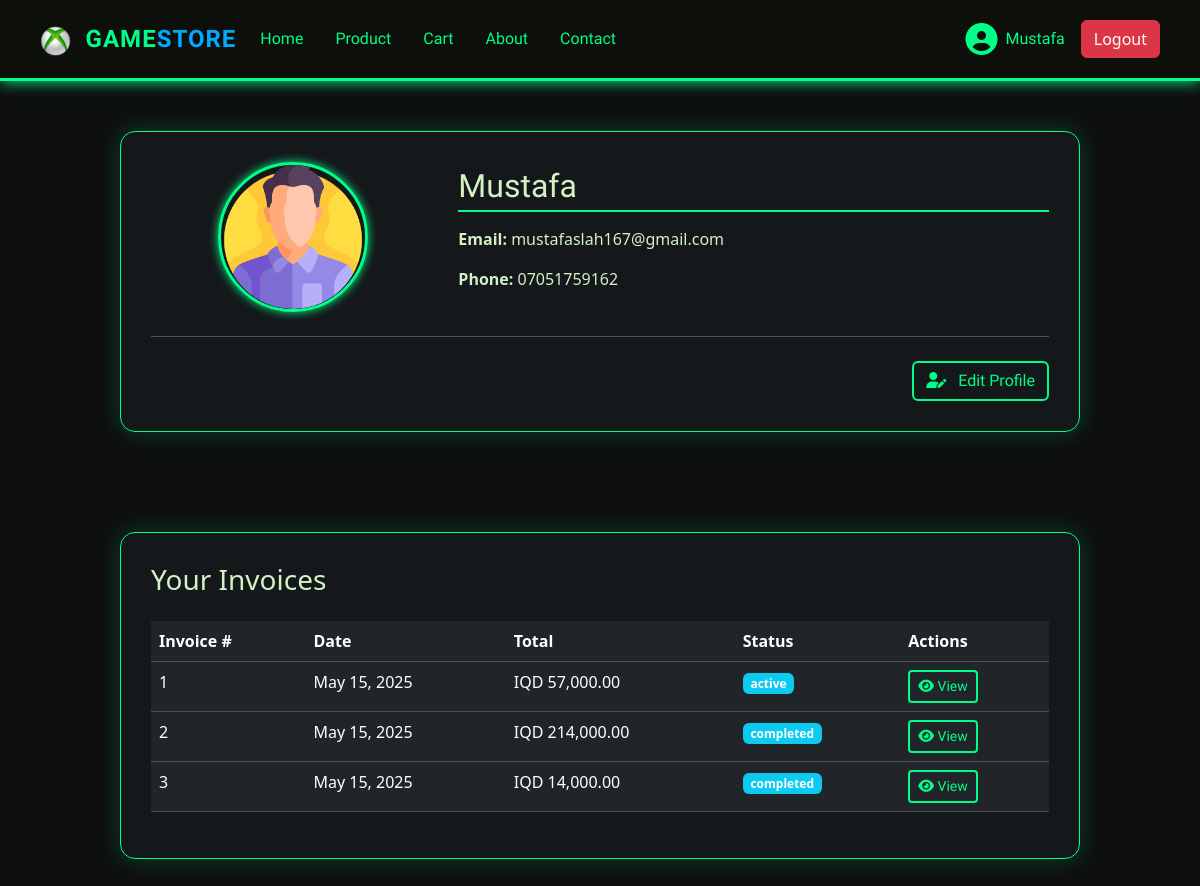
The app's page /profile.php (signed in) with its own data.
### tables this page shows
CREATE TABLE `customers` (
  `id` int(11) NOT NULL,
  `customer_name` varchar(40) NOT NULL,
  `customer_email` varchar(150) NOT NULL,
  `customer_phone` varchar(12) NOT NULL,
  `customer_password` text NOT NULL,
  `customer_image` text NOT NULL,
  `created_at` date NOT NULL DEFAULT current_timestamp()
);

CREATE TABLE `invoices` (
  `id` int(11) NOT NULL,
  `customer_id` int(11) NOT NULL,
  `location` varchar(50) NOT NULL,
  `quantity` int(11) NOT NULL,
  `delivery_price` double NOT NULL,
  `total_price` double NOT NULL,
  `status` enum('waiting','active','delivering','completed','canceled') NOT NULL,
  `created_at` date NOT NULL DEFAULT current_timestamp()
);

### app/php/admin/customer/functions.php (called while the page is built, shortened)
<?php
function getCustomerById($customerId) {
    global $connect;
    try {
        $sql = "SELECT * FROM customers WHERE id = :customer_id";
        $stmt = $connect->prepare($sql);
        $stmt->bindParam(':customer_id', $customerId, PDO::PARAM_INT);
        $stmt->execute();
        return $stmt->fetch(PDO::FETCH_ASSOC);
    } catch (PDOException $e) {
        error_log("Error getting customer by ID: " . $e->getMessage());
        return false;
    }
}

### app/php/admin/invoice/functions.php (called while the page is built, shortened)
<?php
function getInvoicesByCustomerId($customerId)
{
    global $connect;
    try {
        $sql = "SELECT * FROM invoices WHERE customer_id = :customer_id";
        $stmt = $connect->prepare($sql);
        $stmt->bindParam(':customer_id', $customerId, PDO::PARAM_INT);
        $stmt->execute();
        return $stmt->fetchAll(PDO::FETCH_ASSOC);
    } catch (PDOException $e) {
        error_log("Error getting invoices by customer ID: " . $e->getMessage());
        return false;
    }
}

### profile.php (the view, shortened to what this page needs)
<?php
include "app/php/config/config.php";
include 'components/app.php';
include "app/php/admin/customer/functions.php";
include "app/php/admin/invoice/functions.php";
$customer = getCustomerById($_SESSION['customer_id']);
?>
<div class="profile-container">
  <div class="profile-card">
    <div class="row g-4 align-items-center">
      <div class="col-md-4 text-center">
        <img src="public/avatar/<?php echo $customer['customer_image'] ?>" alt="Profile" class="profile-img">
      </div>
      <div class="col-md-8">
        <h2 class="info-title"><?php echo $customer['customer_name'] ?></h2>
        <p><strong>Email:</strong> <?php echo $customer['customer_email'] ?></p>
        <?php if ($customer['customer_phone']): ?>
          <p><strong>Phone:</strong> <?php echo $customer['customer_phone'] ?></p>
        <?php endif; ?>
      </div>
    </div>
    <hr class="my-4 border-light">
    <div class="row text-md-end">
      <div class="col-md-12 d-flex flex-wrap gap-3 justify-content-md-end justify-content-center">
        <button class="btn btn-neon icon-btn"><i class="fas fa-user-edit"></i> Edit Profile</button>
      </div>
    </div>
  </div>
</div>
<div class="profile-container">
  <div class="profile-card">
    <h3 class="mb-4">Your Invoices</h3>
    <?php
    $invoices = getInvoicesByCustomerId($_SESSION['customer_id']);
    if (empty($invoices)) {
      echo '<div class="alert alert-info">You have no invoices yet.</div>';
    } else {
    ?>
      <div class="table-responsive">
        <table class="table table-dark table-hover">
          <thead>
            <tr>
              <th>Invoice #</th>
              <th>Date</th>
              <th>Total</th>
              <th>Status</th>
              <th>Actions</th>
            </tr>
          </thead>
          <tbody>
            <?php foreach ($invoices as $index => $invoice) : ?>
              <tr>
                <td><?php echo $index + 1; ?></td>
                <td><?php echo date('M d, Y', strtotime($invoice['created_at'])); ?></td>
                <td><?php echo 'IQD ' . number_format($invoice['total_price'], 2); ?></td>
                <td>
                  <?php
                  $statusClass = '';
                  switch (strtolower($invoice['status'])) {
                    default:
                      $statusClass = 'info';
                  }
                  ?>
                  <span class="badge bg-<?php echo $statusClass; ?>">
                    <?php echo $invoice['status']; ?>
                  </span>
                </td>
                <td>
                  <a href="order-details.php?id=<?php echo $invoice['id']; ?>" class="btn btn-sm btn-neon">
                    <i class="fas fa-eye"></i> View
                  </a>
                </td>
              </tr>
            <?php endforeach; ?>
          </tbody>
        </table>
      </div>
    <?php } ?>
  </div>
</div>
<?php include 'components/footer.php'; ?>

### public/css/profile.css (style rules this page uses)
body { background-color: #0e0f11; color: #d4f1c5; font-family: 'Segoe UI', Tahoma, Geneva, Verdana, sans-serif; }
.profile-container { max-width: 1000px; margin: auto; padding: 50px 20px; }
.profile-card { background: rgba(22, 26, 29, 0.9); border: 1px solid #00ff88; border-radius: 15px; padding: 30px; box-shadow: 0 0 25px rgba(0, 255, 136, 0.2); backdrop-filter: blur(10px); }
.profile-img { width: 150px; height: 150px; object-fit: cover; border-radius: 50%; border: 3px solid #00ff88; box-shadow: 0 0 10px #00ff88; }
.btn-neon { background-color: transparent; color: #00ff88; border: 2px solid #00ff88; font-family: 'Orbitron', sans-serif; transition: all 0.3s ease; }
.info-title { font-family: 'Orbitron', sans-serif; border-bottom: 2px solid #00ff88; padding-bottom: 5px; margin-bottom: 15px; }
.icon-btn i { margin-right: 8px; }

### records on screen
customers: customer_image (placeholder picture), customer_name "Mustafa", customer_email "mustafaslah167@gmail.com", customer_phone "07051759162"
invoices: created_at "May 15, 2025", total_price "57,000.00", status "active"
invoices: created_at "May 15, 2025", total_price "214,000.00", status "completed"
invoices: created_at "May 15, 2025", total_price "14,000.00", status "completed"

### other values on screen
$_SESSION['customer_name'] "Mustafa"
